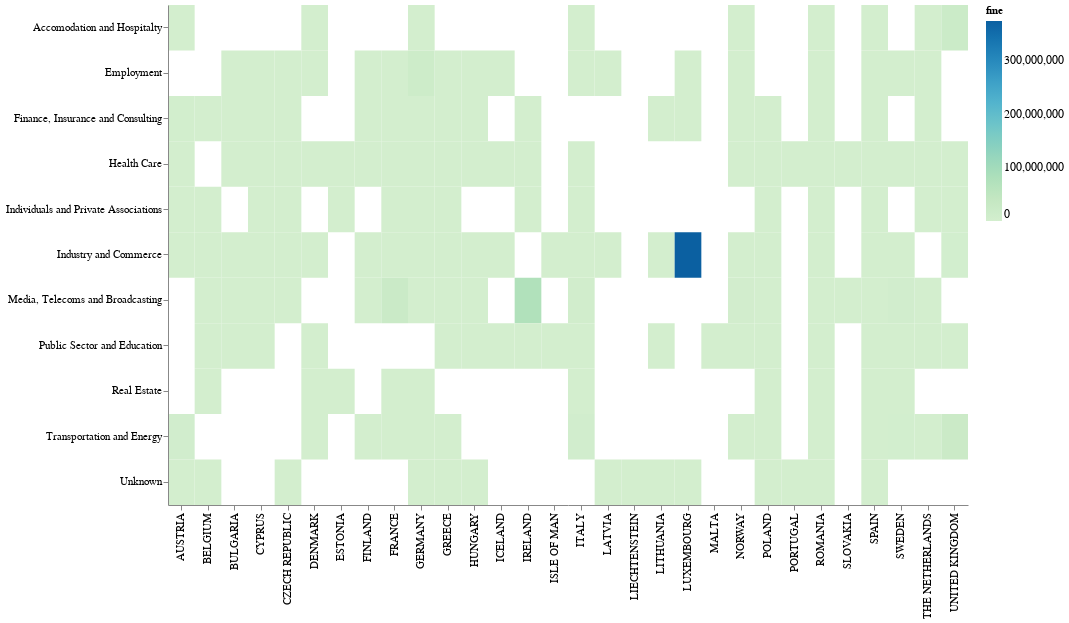

Notebook cell for this chart:
### Code cell
# Configure text
text = (
    alt.Chart(df_plot)
    .mark_text(color="white")
    .encode(
        x=alt.X("country:N", title=""),
        y=alt.Y("sector:N", title=""),
        text=alt.Text("fine:Q"),
    )
)

heatmap = (
    alt.Chart(df_plot, title="")
    .mark_rect()
    .encode(
        x=alt.X("country:N", title=""),
        y=alt.Y("sector:N", title=""),
        #color=alt.Color("fine", legend=None, scale=alt.Scale(type="log", nice=True)),
        color=alt.Color("fine", scale=alt.Scale(scheme='greenblue')),
    )
)

combined = (
    (heatmap)
    .properties(title="", width=800, height=500)
    .configure_legend(labelFontSize=12)
    .configure_view(strokeWidth=0)
    #.configure(background="#F0F0F0")
    .configure_axis(labelFontSize=11,
    titleFontSize=11)
)

combined

### Figure 1 — Vega-Lite specification as saved in the notebook (floating-point values rounded to 4 significant figures; data arrays with more than 128 entries replaced by an {"elided": "..."} marker saying what was removed)
{"config": {"view": {"continuousWidth": 400, "continuousHeight": 300, "strokeWidth": 0}, "axis": {"labelFontSize": 11, "titleFontSize": 11}, "legend": {"labelFontSize": 12}}, "data": {"name": "data-c52a4afd4f18972784cae5c38bf54605"}, "mark": "rect", "encoding": {"color": {"type": "quantitative", "field": "fine", "scale": {"scheme": "greenblue"}}, "x": {"type": "nominal", "field": "country", "title": ""}, "y": {"type": "nominal", "field": "sector", "title": ""}}, "height": 500, "title": "", "width": 800, "$schema": "https://vega.github.io/schema/vega-lite/v4.8.1.json", "datasets": {"data-c52a4afd4f18972784cae5c38bf54605": {"elided": "186 records"}}}
